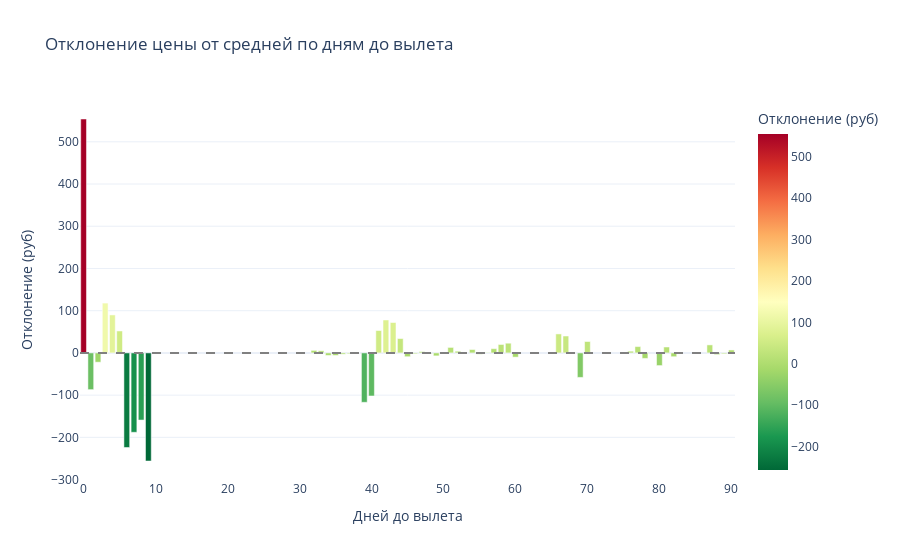

The code cell stored with this chart in its notebook:
### Code cell
fig = px.bar(
    df_days,
    x='days_until_departure',
    y='avg_price_deviation',
    title='Отклонение цены от средней по дням до вылета',
    labels={'days_until_departure': 'Дней до вылета', 'avg_price_deviation': 'Отклонение (руб)'},
    color='avg_price_deviation',
    color_continuous_scale='RdYlGn_r'
)
fig.add_hline(y=0, line_dash="dash", line_color="gray")
fig.update_layout(template='plotly_white')
fig.show()

best_day = df_days.loc[df_days['avg_price_deviation'].idxmin()]
print(f"\nЛучший период: за {int(best_day['days_until_departure'])} дней до вылета")
print(f"Отклонение: {int(best_day['avg_price_deviation'])} руб от средней")

### Figure 1 — Plotly figure (JSON) as saved in the notebook; plotly's stock layout.template omitted (floating-point values rounded to 4 significant figures)
{"data": [{"hovertemplate": "Дней до вылета=%{x}<br>Отклонение (руб)=%{marker.color}<extra></extra>", "legendgroup": "", "marker": {"color": [554.0, -87.0, -22.0, 118.0, 90.0, 52.0, -224.0, -188.0, -159.0, -256.0, 6.0, 5.0, -6.0, -6.0, -3.0, -2.0, 0.0, -117.0, -102.0, 53.0, 78.0, 72.0, 34.0, -9.0, -2.0, 3.0, -2.0, -7.0, 2.0, 13.0, 4.0, 0.0, 8.0, -3.0, 1.0, 10.0, 20.0, 23.0, -10.0, 45.0, 40.0, 1.0, -58.0, 27.0, 4.0, 15.0, -13.0, -30.0, 14.0, -9.0, 19.0, -4.0, -2.0, 7.0], "coloraxis": "coloraxis", "pattern": {"shape": ""}}, "name": "", "orientation": "v", "showlegend": false, "textposition": "auto", "type": "bar", "x": [0, 1, 2, 3, 4, 5, 6, 7, 8, 9, 32, 33, 34, 35, 36, 37, 38, 39, 40, 41, 42, 43, 44, 45, 46, 47, 48, 49, 50, 51, 52, 53, 54, 55, 56, 57, 58, 59, 60, 66, 67, 68, 69, 70, 76, 77, 78, 80, 81, 82, 87, 88, 89, 90], "xaxis": "x", "y": [554.0, -87.0, -22.0, 118.0, 90.0, 52.0, -224.0, -188.0, -159.0, -256.0, 6.0, 5.0, -6.0, -6.0, -3.0, -2.0, 0.0, -117.0, -102.0, 53.0, 78.0, 72.0, 34.0, -9.0, -2.0, 3.0, -2.0, -7.0, 2.0, 13.0, 4.0, 0.0, 8.0, -3.0, 1.0, 10.0, 20.0, 23.0, -10.0, 45.0, 40.0, 1.0, -58.0, 27.0, 4.0, 15.0, -13.0, -30.0, 14.0, -9.0, 19.0, -4.0, -2.0, 7.0], "yaxis": "y"}], "layout": {"autosize": true, "barmode": "relative", "coloraxis": {"colorbar": {"title": {"text": "Отклонение (руб)"}}, "colorscale": [[0, "rgb(0,104,55)"], [0.1, "rgb(26,152,80)"], [0.2, "rgb(102,189,99)"], [0.3, "rgb(166,217,106)"], [0.4, "rgb(217,239,139)"], [0.5, "rgb(255,255,191)"], [0.6, "rgb(254,224,139)"], [0.7, "rgb(253,174,97)"], [0.8, "rgb(244,109,67)"], [0.9, "rgb(215,48,39)"], [1, "rgb(165,0,38)"]]}, "legend": {"tracegroupgap": 0}, "shapes": [{"line": {"color": "gray", "dash": "dash"}, "type": "line", "x0": 0, "x1": 1, "xref": "x domain", "y0": 0, "y1": 0, "yref": "y"}], "title": {"text": "Отклонение цены от средней по дням до вылета"}, "xaxis": {"anchor": "y", "autorange": true, "domain": [0, 1], "range": [-0.5, 90.5], "title": {"text": "Дней до вылета"}, "type": "linear"}, "yaxis": {"anchor": "x", "autorange": true, "domain": [0, 1], "range": [-301, 599], "title": {"text": "Отклонение (руб)"}, "type": "linear"}}}
